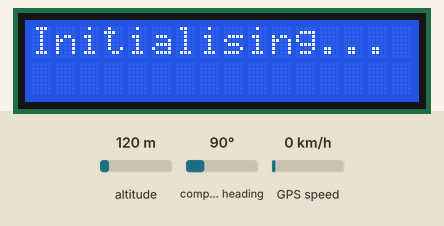
The program below on a simulated Arduino Mega 2560, built with avr-gcc and run on an emulated ATmega2560. Shown: 16×2 character LCD. Inputs (shaded band) come from the test bench; at power-on: altitude 120 m, compass heading 90°, GPS speed 0 km/h. The GPS gets a fix after 3 s at 37.7749, -122.4194 with 8 satellites; what the program prints to the serial monitor is not drawn.

Above: at 1.2 s.
At 3.2 s:
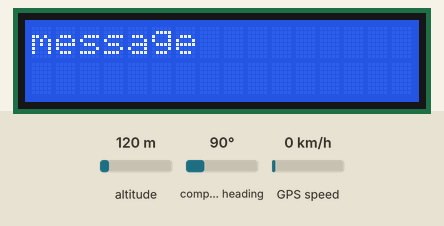

Measured:
- what the display in image 0 shows lasts 2.0 s, from 1.2 s to 3.2 s

The program:

main.cpp
```cpp
#include <Arduino.h>
#include "passengers.h"
#include "rfid.h"
#include "gps.h"
#include "lcd.h"
#include "comms.h"
void setup()
{
  Serial.begin(9600);
  gpsSerial.begin(9600);
  SerialAT.begin(GSM_BAUD);

  delay(1000);
  modem.restart();
  String modemInfo = modem.getModemInfo();
  Serial.println("Modem Info: " + modemInfo);
  Serial.println("Connecting to the GSM network...");
  if (!modem.gprsConnect(apn, gprsUser, gprsPass)) {
    Serial.println("Failed to connect to GPRS.");
    return;
  }
  Serial.println("Connected to GPRS.");

  mqttClient.setServer(mqttServer, mqttPort);
  mqttClient.setCallback(callback);

  Serial.println("Connected to GPRS");

  pinMode(passenger1_PIN, INPUT);
  pinMode(passenger2_PIN, INPUT);

  SPI.begin();
  rfid.PCD_Init();
  pinMode(BUTTON_PIN, INPUT_PULLUP);

  // lcd
  lcd.begin(0x27, 16, 2);
  lcd.backlight();
  lcd.clear();
  lcd.setCursor(0, 0);
  lcd.print("Initialising...");
  delay(2000);
  lcd.clear();
}

void loop()
{
  //String state = getTouchState();
  displayMessage("message");
  //Serial.println(state);
  delay(500);

  String coordinates = getCoordinates();
  Serial.println("coordinates:" + coordinates);
  //String message = "{\"data\":\"Hello, world!\"}";
  //String response = sendHttpRequest(message);
  //Serial.println("Response: " + response);
}
```

comms.h
```cpp
#define TINY_GSM_MODEM_SIM800
#define GSM_BAUD 9600
#include <TinyGsmClient.h>
#include <PubSubClient.h>
#define Serial Serial
#define SerialAT Serial3


const char* mqttServer = "cklogistics.cloud.shiftr.io";
const int mqttPort = 1883;
const char* mqttUser = "logistics";


const char* topic = "mmatatu/data";


TinyGsm modem(SerialAT);
TinyGsmClient client(modem);
PubSubClient mqttClient(client);


const char* apn = "safaricom";
const char* gprsUser = "";
const char* gprsPass = "";


void callback(char* topic, byte* payload, unsigned int length) {
  Serial.print("Message arrived [");
  Serial.print(topic);
  Serial.print("] ");
  for (int i = 0; i < length; i++) {
    Serial.print((char)payload[i]);
  }
  Serial.println();
}

void reconnect() {
  while (!mqttClient.connected()) {
    Serial.print("Connecting to MQTT...");


    if (mqttClient.connect("arduino", "cklogistics", "public")) {
      Serial.println("Connected to MQTT");
      mqttClient.subscribe(topic);
    } else {
      // If connection fails, print the error and retry
      Serial.print("Failed to connect, return code: ");
      Serial.println(mqttClient.state());
      delay(5000);
    }
  }
}

String gsmMqtt(String message)
{

    if (!mqttClient.connected())
    {
        reconnect();
    }

    mqttClient.loop();

    if (mqttClient.publish(topic, message.c_str()))
    {
        Serial.println("Message published successfully!");
        return "Success";
    }
    else
    {
        Serial.println("Failed to publish message.");
        return "Fail";
    }
}
```

gps.h
```cpp
#include <TinyGPS++.h>
#include <SoftwareSerial.h>

TinyGPSPlus gps;

// GPS Serial pins
#define GPS_RX 19
#define GPS_TX 18

HardwareSerial &gpsSerial = Serial1;

String getCoordinates()
{
    while (gpsSerial.available() > 0)
    {
        char c = gpsSerial.read();
        if (gps.encode(c))
        {
            if (gps.location.isValid())
            {
                String latitude = String(gps.location.lat(), 6);
                String longitude = String(gps.location.lng(), 6);
                return "Lat: " + latitude + ", Lon: " + longitude;
            }
        }
    }
    return "";
}
```

passengers.h
```cpp
// are the seats occupied?
#define passenger1_PIN 2
#define passenger2_PIN 3

String getTouchState()
{
    String state = "";

    if (digitalRead(passenger1_PIN) == HIGH)
    {
        state += "passenger1; ";
    }
    else
    {
        state += "seat 1 empty; ";
    }

    if (digitalRead(passenger2_PIN) == HIGH)
    {
        state += "passenger2; ";
    }
    else
    {
        state += "seat 2 empty; ";
    }

    state.trim();
    return state;
}
```

rfid.h
```cpp
#include <SPI.h>
#include <MFRC522.h>

// Definen pins
#define SS_PIN 53
#define RST_PIN 5
#define BUTTON_PIN 7

MFRC522 rfid(SS_PIN, RST_PIN);

String scanRFIDCard()
{
    if (!rfid.PICC_IsNewCardPresent())
    {
        return "";
    }
    if (!rfid.PICC_ReadCardSerial())
    {
        return "";
    }

    String uid = "";
    for (byte i = 0; i < rfid.uid.size; i++)
    {
        if (rfid.uid.uidByte[i] < 0x10)
        {
            uid += "0";
        }
        uid += String(rfid.uid.uidByte[i], HEX);
    }
    uid.toUpperCase();

    rfid.PICC_HaltA();
    return uid;
}
```

lcd.h
```cpp
#include <Wire.h>
#include <LiquidCrystal_I2C.h>

LiquidCrystal_I2C lcd(0x27, 16, 2);

void displayMessage(String message)
{
    lcd.clear();
    lcd.setCursor(0, 0);
    lcd.print(message);
    delay(2000);
}
```
